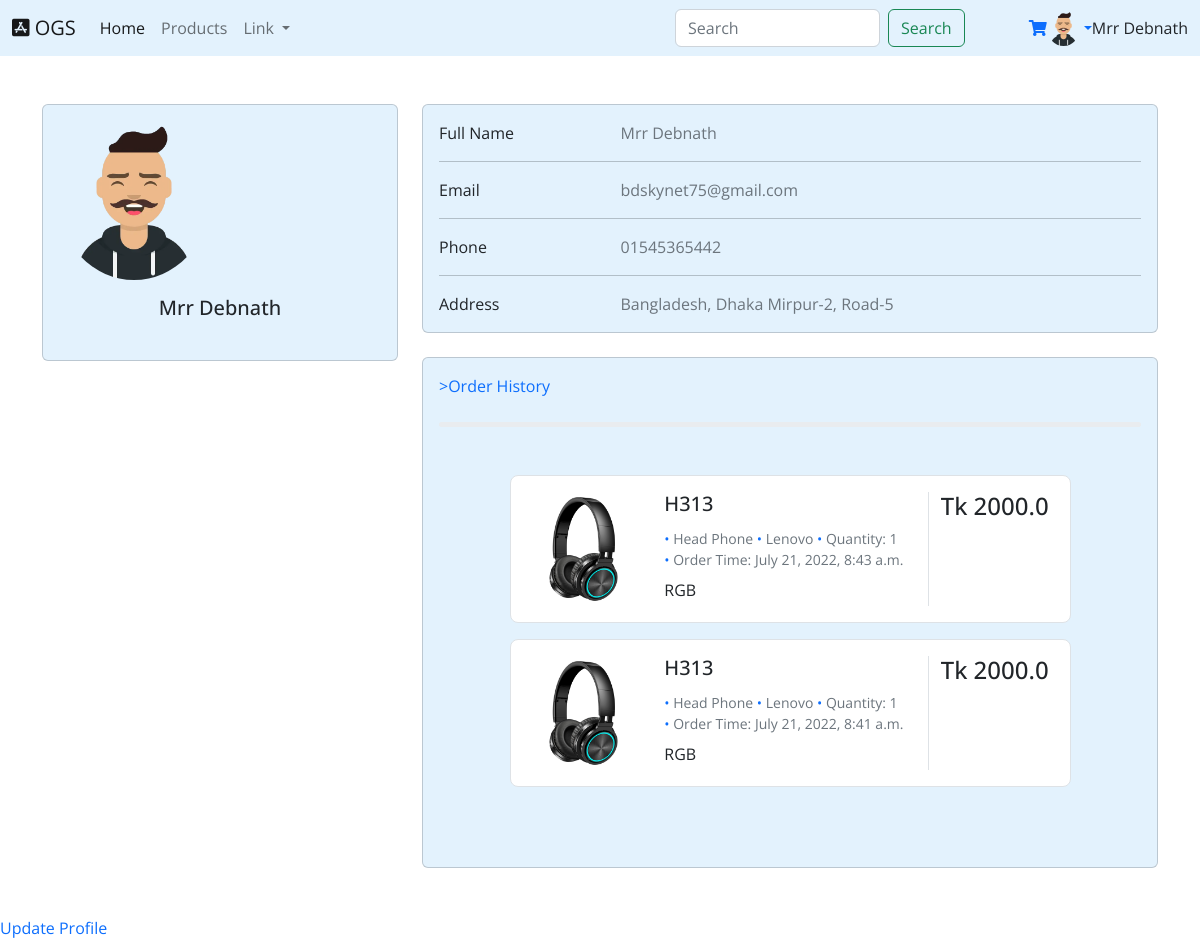
/user/profile/ (signed in), run on the app's committed database.
### UserAuthentication/models.py (models this page shows, shortened)
class ExtendUser(models.Model):
    user = models.OneToOneField(User, on_delete=models.CASCADE)
    address = models.CharField(max_length=300)
    phone = models.CharField(max_length=16)
    picture = models.ImageField(upload_to='userImages/', default="default.webp", blank=True)

### productstemplate/models.py (models this page shows, shortened)
class Order(models.Model):
    user = models.ForeignKey(User, on_delete=models.CASCADE, related_name='orders')
    product = models.ForeignKey(Product, on_delete=models.CASCADE, related_name="product")
    shipping_address = models.CharField(max_length=255)
    quantity = models.PositiveBigIntegerField(default=0)
    sub_total_price = models.FloatField(default=0.0)
    total_price = models.FloatField(default=0.0)
    phone = models.CharField(max_length=15)
    datatime = models.DateTimeField(auto_now_add=True)
    is_last = models.BooleanField(default=False)

class Product(models.Model):
    product_name = models.CharField(max_length=50, blank=False, help_text='Add Product Model Name or Product Name.')
    category = models.ForeignKey(Category, on_delete=models.CASCADE, default="", blank=True, related_name="Products")
    brand_name = models.ForeignKey(Brand, on_delete=models.CASCADE, default="", blank=True, related_name="Products")
    specification = models.CharField(max_length=400, blank=True, default="")
    price = models.FloatField(blank=False, default=0.00, validators=[MinValueValidator(0.0)], help_text='Price Can not be Less than Zero.')
    datatime = models.DateTimeField(auto_now_add=True)
    warranty = models.CharField(max_length=50, blank=True)
    image1 = models.ImageField(upload_to='Product Images')
    image2 = models.ImageField(upload_to='Product Images', blank=True)
    image3 = models.ImageField(upload_to='Product Images', blank=True)
    image4 = models.ImageField(upload_to='Product Images', blank=True)
    class Meta:
        unique_together = [['category', 'brand_name', 'product_name', 'specification'] ]
    def __str__(self):
        return self.product_name

class Category(models.Model):
    category_name = models.CharField(max_length=20, unique=True)
    logo = models.ImageField(upload_to='Category')
    slug = models.SlugField(unique="True", help_text="Slug is a field in autocomplete mode, but if you want you can modify its contents")
    def __str__(self):
        return self.category_name

class Brand(models.Model):
    brand_name = models.CharField(max_length=40, null=True, blank=True, unique=True)
    def __str__(self):
        return self.brand_name

### UserAuthentication/views.py (the view)
# urls.py: path('profile/', views.UserProfileView.as_view(), name='user-profile'),
class UserProfileView(LoginRequiredMixin, TemplateView):
    login_url = "/user/login/"
    template_name = 'UserAuthentication/profile.html'
    def get_context_data(self, *args, **kwargs):
        context = super().get_context_data(**kwargs)
        user = User.objects.get(email=self.request.user)
        context['orders'] = user.orders.all().order_by('-datatime')[:2]
        return context

### templates/UserAuthentication/profile.html (shortened to what this page needs)
{% extends 'base.html' %}
{% block content %}
<section>
    <div class="container py-5">
        <div class="row">
            <div class="col-lg-4">
                <div class="card mb-4" style="background-color: #e3f2fd">
                    <div class="card-body text-center">
                        <img src="{{ request.user.extenduser.picture.url }}" alt="avatar"
                            class="rounded-circle img-fluid" style="width: 150px" />
                        <h5 class="my-3"> {{ request.user.first_name|title }} </h5>
                    </div>
                </div>
            </div>
            <div class="col-lg-8">
                <div class="card mb-4" style="background-color: #e3f2fd">
                    <div class="card-body">
                            <div class="row">
                                <div class="col-sm-3">
                                    <p class="mb-0">Full Name</p>
                                </div>
                                <div class="col-sm-9">
                                    <p class="text-muted mb-0">
                                        {{ request.user.first_name|title }} </p>
                                </div>
                            </div>
                            <hr>
                            <div class="row">
                                <div class="col-sm-3">
                                    <p class="mb-0">Email</p>
                                </div>
                                <div class="col-sm-9">
                                    <p class="text-muted mb-0"> {{ request.user }} </p>
                                </div>
                            </div>
                            <hr>
                            <div class="row">
                                <div class="col-sm-3">
                                    <p class="mb-0">Phone</p>
                                </div>
                                <div class="col-sm-9">
                                    <p class="text-muted mb-0">
                                        {{request.user.extenduser.phone}} </p>
                                </div>
                            </div>
                            <hr>
                            <div class="row">
                                <div class="col-sm-3 ">
                                    <p class="mb-0">Address</p>
                                </div>
                                <div class="col-sm-9">
                                    <p class="text-muted mb-0">
                                        {{ request.user.extenduser.address|title }} </p>
                                </div>
                            </div>
                    </div>
                </div>
                <div class="row">
                    <div class="col-md-6 col-lg-12">
                        <div class="card mb-4 mb-md-0" style="background-color: #e3f2fd">
                            <div class="card-body">
                                <a href="{% url 'user-order-list' %}" style="text-decoration:none"> <p class="mb-4"> >Order History </p> </a>
                                <div class="progress rounded" style="height: 5px"> </div>
                                <section>
                                    <div class="container py-5">
                                        {% if orders %}
                                        {% for order in orders %}
                                        <div class="row justify-content-center mb-3">
                                            <div class="col-md-12 col-xl-10">
                                                <div class="card shadow-0 border rounded-3">
                                                    <div class="card-body">
                                                        <div class="row">
                                                            <div class="col-md-12 col-lg-3 col-xl-3 mb-4 mb-lg-0">
                                                                <div
                                                                    class="bg-image hover-zoom ripple rounded ripple-surface">
                                                                    <img src="{{order.product.image1.url}}"
                                                                        class="w-100" />
                                                                </div>
                                                            </div>
                                                            <div class="col-md-6 col-lg-6 col-xl-6">
                                                                <h5> {{order.product}} </h5>
                                                                <div class="mt-1 mb-0 text-muted small">
                                                                    <span class="text-primary"> • </span>
                                                                    <span>{{order.product.category}}</span>
                                                                    <span class="text-primary"> • </span>
                                                                    <span>{{order.product.brand_name|title}}</span>
                                                                    <span class="text-primary"> • </span>
                                                                    <span>Quantity: {{order.quantity}}</span>
                                                                </div>
                                                                <div class="mb-2 text-muted small">
                                                                    <span class="text-primary"> • </span>
                                                                    <span>Order Time: {{order.datatime}}</span>
                                                                </div>
                                                                <p class="text-truncate mb-4 mb-md-0">
                                                                    {{order.product.specification}}
                                                                </p>
                                                            </div>
                                                            <div
                                                                class="col-md-6 col-lg-3 col-xl-3 border-sm-start-none border-start">
                                                                <div class="d-flex flex-row align-items-center mb-4">
                                                                    <h4 class="mb-1 me-1">Tk {{order.sub_total_price}}</h4>
                                                                </div>
                                                            </div>
                                                        </div>
                                                    </div>
                                                </div>
                                            </div>
                                        </div>
                                        {% endfor %}
                                        {% else %}
                                        <div class="d-flex flex-column mt-4">No Order </div>
                                        {% endif %}
                                    </div>
                                </section>
                            </div>
                        </div>
                    </div>
                </div>
            </div>
        </div>
    </div>
</section>
<a href="{% url 'update-user-profile' %}" style="text-decoration:none"> Update Profile </a> <br>
{% endblock content %}

### templates/base.html (shortened to what this page needs)
{% load static %}
<!DOCTYPE html>
<html lang="en">
<head>
  <link rel="stylesheet" href="https://cdnjs.cloudflare.com/ajax/libs/animate.css/4.1.1/animate.min.css" />
  <link rel="stylesheet" href="https://cdnjs.cloudflare.com/ajax/libs/font-awesome/5.15.4/css/all.min.css" />
  <link rel="stylesheet" href="{% static 'css/login.css' %}" />
  <link rel="stylesheet" href="{% static 'css/footer.css' %}" />
  <link rel="stylesheet" href="{% static 'css/singleproduct.css' %}" />
  <link href="https://cdn.jsdelivr.net/npm/bootstrap@5.2.0-beta1/dist/css/bootstrap.min.css" rel="stylesheet"
 />
  <link rel="stylesheet" href="https://cdnjs.cloudflare.com/ajax/libs/font-awesome/5.15.1/css/all.min.css"
/>
</head>
<body>
  <nav class="navbar navbar-expand-lg" style="background-color: #e3f2fd">
    <div class="container-fluid">
      <a class="navbar-brand" href="#">
        <i class="fab fa-app-store-ios"></i>
        OGS
      </a>
      <div class="collapse navbar-collapse" id="navbarScroll">
        <ul class="navbar-nav me-auto my-2 my-lg-0 navbar-nav-scroll" style="--bs-scroll-height: 100px">
          <li class="nav-item">
            <a class="nav-link active" aria-current="page" href="{% url 'home' %}">Home</a>
          </li>
          <li class="nav-item">
            <a class="nav-link" href="{% url 'all-product' %}">Products</a>
          </li>
          <li class="nav-item dropdown">
            <a class="nav-link dropdown-toggle" href="#" id="navbarScrollingDropdown" role="button"
              data-bs-toggle="dropdown" aria-expanded="false">
              Link
            </a>
          </li>
        </ul>
        <div class="pe-5">
          <form class="d-flex" role="search" method="GET" action="{% url 'search-product' %}">
            <input class="form-control me-2" name="product" type="search" placeholder="Search" aria-label="Search" />
            <button class="btn btn-outline-success" type="submit">
              Search
            </button>
          </form>
        </div>
        <div class="d-flex align-items-center">
          <a class="text-reset me-3" href="#">
            <a href="{% url 'add-to-cart' %}" ><i class="fas fa-shopping-cart"></i> </a>
          </a>
          {% if request.user.is_authenticated %}
          <div class="dropdown">
            <a class="dropdown-toggle d-flex align-items-center hidden-arrow" role="button" id="dropdownMenuButton1"
              data-bs-toggle="dropdown" aria-expanded="false">
              <img src="{{ request.user.extenduser.picture.url }}" class="rounded-circle" height="35" width="35"
                alt="Black and White Portrait of a Man" loading="lazy" />
            </a>
          </div>
          <label>
            {{ request.user.first_name|title }} {{ request.user.last_name|title }}
          </label>
          {% endif %}
        </div>
      </div>
    </div>
  </nav>
  {% block content %}
  {% endblock %}
</body>
</html>

### statics/css/footer.css (style rules this page uses)
body { line-height: 1.5; font-family: 'Poppins', sans-serif; }
* { margin:0; padding:0; box-sizing: border-box; }
.container { max-width: 1170px; margin:auto; }
.row { display: flex; flex-wrap: wrap; }
ul { list-style: none; }

### statics/css/singleproduct.css (style rules this page uses)
* { box-sizing: border-box; padding: 0; margin: 0; font-family: 'Open Sans', sans-serif; }
body { line-height: 1.5; }
img { width: 100%; display: block; }
@media screen and (min-width: 992px) { .card { display: grid; grid-template-columns: repeat(2, 1fr); grid-gap: 1.5rem; } }

### data on the page
Order: product.image1 (picture), product "H313", product.category "Head Phone", product.brand_name "Lenovo", quantity "1", datatime "July 21, 2022, 8:43 a.m.", product.specification "RGB", sub_total_price "2000.0"
Order: product.image1 (picture), product "H313", product.category "Head Phone", product.brand_name "Lenovo", quantity "1", datatime "July 21, 2022, 8:41 a.m.", product.specification "RGB", sub_total_price "2000.0"

### other printed values
{{ request.user.first_name|title }} "Mrr Debnath"
{{ request.user }} "bdskynet75@gmail.com"
{{ request.user.extenduser.phone }} "01545365442"
{{ request.user.extenduser.address|title }} "Bangladesh, Dhaka Mirpur-2, Road-5"
